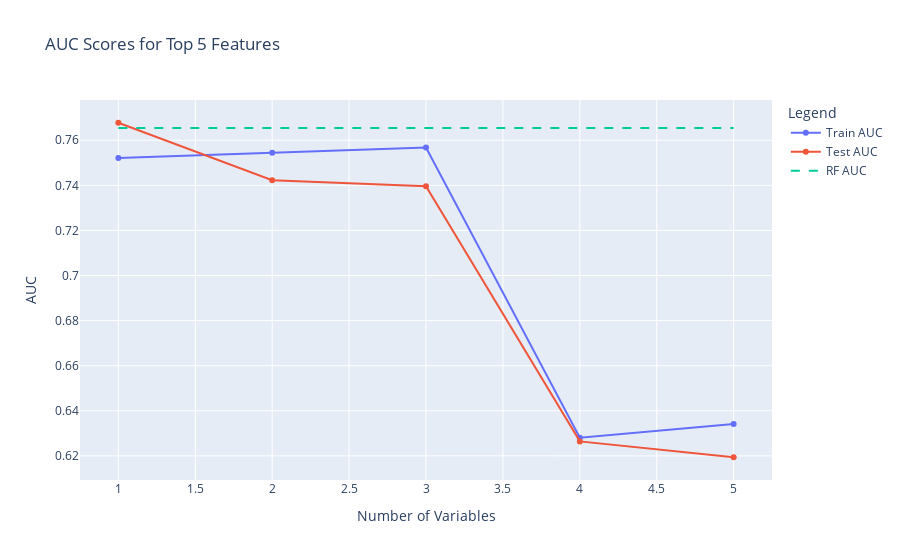
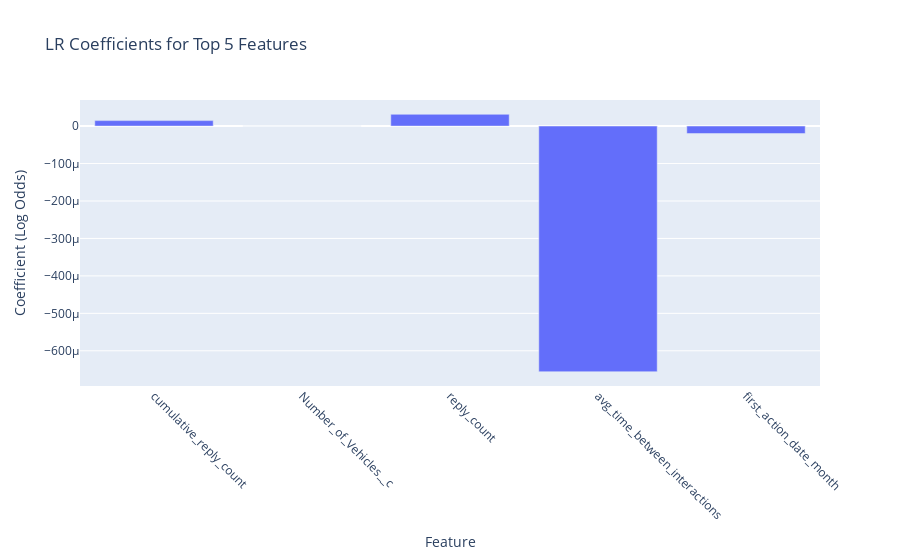
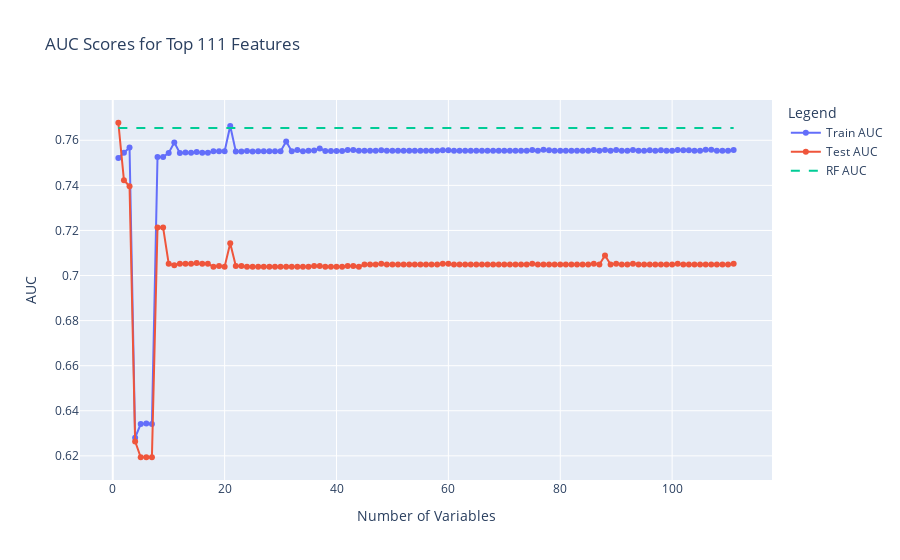
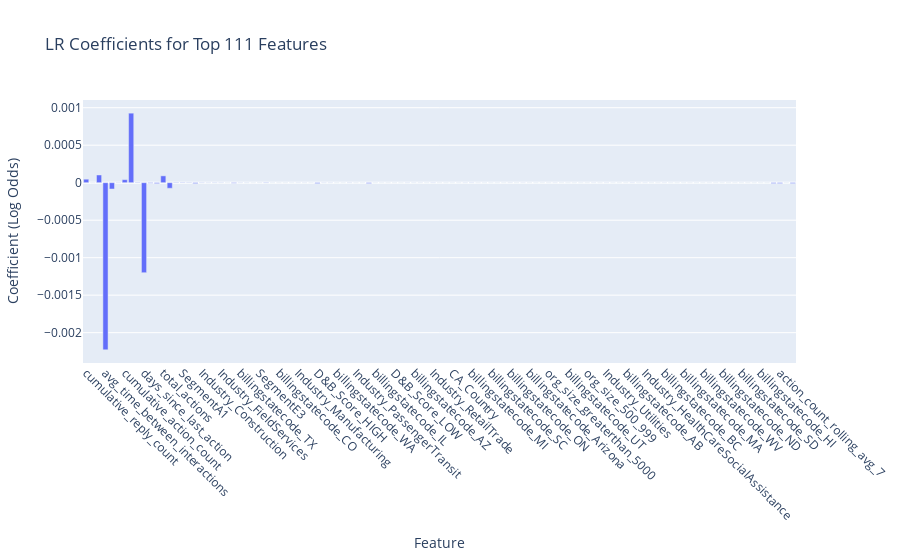

Notebook code for these charts, in order:
### Code cell
# Example usage
plot_results(X_train, y_train, 5)
plot_results(X_train, y_train, len(X_train.columns))

### Figure 1 — Plotly figure (JSON) as saved in the notebook; plotly's stock layout.template omitted (floating-point values rounded to 4 significant figures)
{"data": [{"mode": "lines+markers", "name": "Train AUC", "type": "scatter", "x": [1, 2, 3, 4, 5], "y": [0.7521, 0.7545, 0.7568, 0.6281, 0.6341]}, {"mode": "lines+markers", "name": "Test AUC", "type": "scatter", "x": [1, 2, 3, 4, 5], "y": [0.7678, 0.7423, 0.7396, 0.6264, 0.6194]}, {"line": {"dash": "dash"}, "mode": "lines", "name": "RF AUC", "type": "scatter", "x": [1, 2, 3, 4, 5], "y": [0.7654, 0.7654, 0.7654, 0.7654, 0.7654]}], "layout": {"legend": {"title": {"text": "Legend"}}, "title": {"text": "AUC Scores for Top 5 Features"}, "xaxis": {"title": {"text": "Number of Variables"}}, "yaxis": {"title": {"text": "AUC"}}}}

### Figure 2 — Plotly figure (JSON) as saved in the notebook; plotly's stock layout.template omitted (floating-point values rounded to 4 significant figures)
{"data": [{"type": "bar", "x": ["cumulative_reply_count", "Number_of_Vehicles__c", "reply_count", "avg_time_between_interactions", "first_action_date_month"], "y": [1.453e-05, -4.684e-14, 3.141e-05, -0.0006558, -2.001e-05]}], "layout": {"title": {"text": "LR Coefficients for Top 5 Features"}, "xaxis": {"tickangle": 45, "title": {"text": "Feature"}}, "yaxis": {"title": {"text": "Coefficient (Log Odds)"}}}}

### Figure 3 — Plotly figure (JSON) as saved in the notebook; plotly's stock layout.template omitted (floating-point values rounded to 4 significant figures)
{"data": [{"mode": "lines+markers", "name": "Train AUC", "type": "scatter", "x": [1, 2, 3, 4, 5, 6, 7, 8, 9, 10, 11, 12, 13, 14, 15, 16, 17, 18, 19, 20, 21, 22, 23, 24, 25, 26, 27, 28, 29, 30, 31, 32, 33, 34, 35, 36, 37, 38, 39, 40, 41, 42, 43, 44, 45, 46, 47, 48, 49, 50, 51, 52, 53, 54, 55, 56, 57, 58, 59, 60, 61, 62, 63, 64, 65, 66, 67, 68, 69, 70, 71, 72, 73, 74, 75, 76, 77, 78, 79, 80, 81, 82, 83, 84, 85, 86, 87, 88, 89, 90, 91, 92, 93, 94, 95, 96, 97, 98, 99, 100, 101, 102, 103, 104, 105, 106, 107, 108, 109, 110, 111], "y": [0.7521, 0.7545, 0.7568, 0.6281, 0.6341, 0.6344, 0.6342, 0.7526, 0.7526, 0.7544, 0.759, 0.7544, 0.7546, 0.7544, 0.7548, 0.7545, 0.7545, 0.7552, 0.7551, 0.7552, 0.7663, 0.7551, 0.7551, 0.7553, 0.7551, 0.7551, 0.7551, 0.7551, 0.7552, 0.7552, 0.7595, 0.7551, 0.7556, 0.7551, 0.7553, 0.7555, 0.7564, 0.7553, 0.7553, 0.7553, 0.7553, 0.7557, 0.7557, 0.7553, 0.7553, 0.7553, 0.7553, 0.7556, 0.7553, 0.7553, 0.7553, 0.7553, 0.7553, 0.7553, 0.7553, 0.7553, 0.7553, 0.7553, 0.7556, 0.7556, 0.7553, 0.7553, 0.7553, 0.7553, 0.7553, 0.7553, 0.7553, 0.7553, 0.7553, 0.7553, 0.7553, 0.7553, 0.7553, 0.7553, 0.7556, 0.7553, 0.7558, 0.7555, 0.7553, 0.7553, 0.7553, 0.7553, 0.7553, 0.7553, 0.7553, 0.7556, 0.7553, 0.7557, 0.7553, 0.7557, 0.7553, 0.7553, 0.7557, 0.7553, 0.7553, 0.7555, 0.7553, 0.7555, 0.7553, 0.7553, 0.7557, 0.7555, 0.7555, 0.7553, 0.7553, 0.7558, 0.7558, 0.7553, 0.7553, 0.7553, 0.7557]}, {"mode": "lines+markers", "name": "Test AUC", "type": "scatter", "x": [1, 2, 3, 4, 5, 6, 7, 8, 9, 10, 11, 12, 13, 14, 15, 16, 17, 18, 19, 20, 21, 22, 23, 24, 25, 26, 27, 28, 29, 30, 31, 32, 33, 34, 35, 36, 37, 38, 39, 40, 41, 42, 43, 44, 45, 46, 47, 48, 49, 50, 51, 52, 53, 54, 55, 56, 57, 58, 59, 60, 61, 62, 63, 64, 65, 66, 67, 68, 69, 70, 71, 72, 73, 74, 75, 76, 77, 78, 79, 80, 81, 82, 83, 84, 85, 86, 87, 88, 89, 90, 91, 92, 93, 94, 95, 96, 97, 98, 99, 100, 101, 102, 103, 104, 105, 106, 107, 108, 109, 110, 111], "y": [0.7678, 0.7423, 0.7396, 0.6264, 0.6194, 0.6194, 0.6194, 0.7213, 0.7213, 0.7052, 0.7046, 0.7052, 0.7052, 0.7052, 0.7056, 0.7052, 0.7052, 0.7039, 0.7042, 0.7039, 0.7143, 0.7042, 0.7042, 0.7039, 0.7039, 0.7039, 0.7039, 0.7039, 0.7039, 0.7039, 0.7039, 0.7039, 0.7039, 0.7039, 0.7039, 0.7042, 0.7042, 0.7039, 0.7039, 0.7039, 0.7039, 0.7042, 0.7042, 0.7039, 0.7049, 0.7049, 0.7049, 0.7052, 0.7049, 0.7049, 0.7049, 0.7049, 0.7049, 0.7049, 0.7049, 0.7049, 0.7049, 0.7049, 0.7052, 0.7052, 0.7049, 0.7049, 0.7049, 0.7049, 0.7049, 0.7049, 0.7049, 0.7049, 0.7049, 0.7049, 0.7049, 0.7049, 0.7049, 0.7049, 0.7052, 0.7049, 0.7049, 0.7049, 0.7049, 0.7049, 0.7049, 0.7049, 0.7049, 0.7049, 0.7049, 0.7052, 0.7049, 0.7089, 0.7049, 0.7052, 0.7049, 0.7049, 0.7052, 0.7049, 0.7049, 0.7049, 0.7049, 0.7049, 0.7049, 0.7049, 0.7052, 0.7049, 0.7049, 0.7049, 0.7049, 0.7049, 0.7049, 0.7049, 0.7049, 0.7049, 0.7052]}, {"line": {"dash": "dash"}, "mode": "lines", "name": "RF AUC", "type": "scatter", "x": [1, 2, 3, 4, 5, 6, 7, 8, 9, 10, 11, 12, 13, 14, 15, 16, 17, 18, 19, 20, 21, 22, 23, 24, 25, 26, 27, 28, 29, 30, 31, 32, 33, 34, 35, 36, 37, 38, 39, 40, 41, 42, 43, 44, 45, 46, 47, 48, 49, 50, 51, 52, 53, 54, 55, 56, 57, 58, 59, 60, 61, 62, 63, 64, 65, 66, 67, 68, 69, 70, 71, 72, 73, 74, 75, 76, 77, 78, 79, 80, 81, 82, 83, 84, 85, 86, 87, 88, 89, 90, 91, 92, 93, 94, 95, 96, 97, 98, 99, 100, 101, 102, 103, 104, 105, 106, 107, 108, 109, 110, 111], "y": [0.7654, 0.7654, 0.7654, 0.7654, 0.7654, 0.7654, 0.7654, 0.7654, 0.7654, 0.7654, 0.7654, 0.7654, 0.7654, 0.7654, 0.7654, 0.7654, 0.7654, 0.7654, 0.7654, 0.7654, 0.7654, 0.7654, 0.7654, 0.7654, 0.7654, 0.7654, 0.7654, 0.7654, 0.7654, 0.7654, 0.7654, 0.7654, 0.7654, 0.7654, 0.7654, 0.7654, 0.7654, 0.7654, 0.7654, 0.7654, 0.7654, 0.7654, 0.7654, 0.7654, 0.7654, 0.7654, 0.7654, 0.7654, 0.7654, 0.7654, 0.7654, 0.7654, 0.7654, 0.7654, 0.7654, 0.7654, 0.7654, 0.7654, 0.7654, 0.7654, 0.7654, 0.7654, 0.7654, 0.7654, 0.7654, 0.7654, 0.7654, 0.7654, 0.7654, 0.7654, 0.7654, 0.7654, 0.7654, 0.7654, 0.7654, 0.7654, 0.7654, 0.7654, 0.7654, 0.7654, 0.7654, 0.7654, 0.7654, 0.7654, 0.7654, 0.7654, 0.7654, 0.7654, 0.7654, 0.7654, 0.7654, 0.7654, 0.7654, 0.7654, 0.7654, 0.7654, 0.7654, 0.7654, 0.7654, 0.7654, 0.7654, 0.7654, 0.7654, 0.7654, 0.7654, 0.7654, 0.7654, 0.7654, 0.7654, 0.7654, 0.7654]}], "layout": {"legend": {"title": {"text": "Legend"}}, "title": {"text": "AUC Scores for Top 111 Features"}, "xaxis": {"title": {"text": "Number of Variables"}}, "yaxis": {"title": {"text": "AUC"}}}}

### Figure 4 — Plotly figure (JSON) as saved in the notebook; plotly's stock layout.template omitted (floating-point values rounded to 4 significant figures)
{"data": [{"type": "bar", "x": ["cumulative_reply_count", "Number_of_Vehicles__c", "reply_count", "avg_time_between_interactions", "first_action_date_month", "action_count_lag_1", "cumulative_action_count", "email_interaction_length_days", "action_count_lag_2", "days_since_last_action", "cumulative_click_count", "click_count", "total_actions", "last_action_date_month", "action_count_lag_5", "SegmentA1", "action_count_lag_7", "Has_Website", "Industry_Construction", "Industry_TransportationWarehousing", "SegmentA2", "Industry_FieldServices", "billingstatecode_FL", "org_size_1_99", "billingstatecode_TX", "billingstatecode_CA", "Industry_Unknown", "SegmentE3", "org_size_100_499", "billingstatecode_PA", "billingstatecode_CO", "billingstatecode_MD", "billingstatecode_MN", "Industry_Manufacturing", "Industry_ConsumerProducts", "billingstatecode_NC", "D&B_Score_HIGH", "billingstatecode_NY", "billingstatecode_OH", "billingstatecode_WA", "billingstatecode_OR", "Industry_FoodBeverage", "Industry_PassengerTransit", "billingstatecode_OK", "US_Country", "billingstatecode_IL", "Segment_E", "billingstatecode_CT", "D&B_Score_LOW", "billingstatecode_AR", "billingstatecode_GA", "billingstatecode_AZ", "Industry_WholesaleTrade", "Industry_MQOG", "Industry_RetailTrade", "billingstatecode_LA", "billingstatecode_NJ", "CA_Country", "billingstatecode_TN", "org_size_1000_4999", "billingstatecode_MI", "billingstatecode_ID", "billingstatecode_AK", "billingstatecode_SC", "billingstatecode_AL", "D&B_Score_MEDIUM", "billingstatecode_ON", "billingstatecode_MS", "billingstatecode_MB", "billingstatecode_Arizona", "billingstatecode_KS", "billingstatecode_ME", "org_size_greaterthan_5000", "billingstatecode_IN", "billingstatecode_VI", "billingstatecode_UT", "billingstatecode_DC", "billingstatecode_MO", "org_size_500_999", "billingstatecode_KY", "billingstatecode_NH", "Industry_Utilities", "billingstatecode_NE", "billingstatecode_NS", "billingstatecode_AB", "billingstatecode_WI", "billingstatecode_VA", "Industry_HealthCareSocialAssistance", "billingstatecode_QC", "billingstatecode_IA", "billingstatecode_BC", "billingstatecode_NM", "billingstatecode_RI", "billingstatecode_MA", "billingstatecode_NV", "billingstatecode_VT", "billingstatecode_WV", "Industry_EducationalServices", "billingstatecode_MT", "billingstatecode_ND", "billingstatecode_SK", "billingstatecode_WY", "billingstatecode_SD", "Industry_Government", "billingstatecode_PE", "billingstatecode_HI", "rolling_std_7", "rolling_median_7", "action_count_rolling_avg_7", "billingstatecode_DE", "weekly_interaction_rate"], "y": [4.675e-05, -3.906e-14, 0.000103, -0.002229, -8.463e-05, 1.72e-06, 4.026e-05, 0.0009273, 4.409e-06, -0.001201, -6.492e-06, -1.18e-05, 9.119e-05, -7.451e-05, 4.042e-06, 3.958e-06, 3.032e-06, -1.156e-05, -2.35e-06, -1.272e-06, -2.082e-06, -1.723e-06, 3.46e-07, -6.502e-06, -1.305e-06, -9.504e-07, 2.423e-07, 5.671e-07, -3.316e-06, -3.805e-07, 3.37e-07, 2.624e-07, -4.328e-07, -6.846e-07, -4.926e-07, 1.525e-07, -1.108e-05, -1.053e-06, -1.021e-06, 5.352e-08, -6.299e-09, -1.232e-06, 3.944e-07, -9.569e-08, -1.035e-05, -1.192e-08, -2.819e-07, 2.234e-07, 2.746e-07, 2.029e-08, -7.981e-07, -6.076e-07, -7.165e-07, -2.791e-07, -1.365e-06, 1.447e-07, 9.664e-09, -3.28e-07, -3.661e-07, -7.862e-07, -1.324e-06, 3.553e-07, -2.089e-07, -2.834e-07, -2.902e-07, 1.291e-07, 7.1e-07, -1.263e-07, -4.732e-07, 1.383e-07, -3.91e-07, 1.263e-07, -2.79e-07, -5.183e-07, 1.339e-07, -3.42e-08, -1.342e-07, -3.668e-07, 2.032e-07, -4.94e-07, 2.514e-07, -4.747e-07, -2.414e-07, -4.716e-08, 8.1e-08, -1.052e-06, -2.756e-07, -6.179e-07, 2.845e-08, 3.318e-07, -5.038e-07, -2.524e-07, -2.411e-08, -3.773e-08, 2.403e-07, -2.36e-07, -4.983e-08, -2.36e-07, -1.18e-07, -7.072e-08, -5.254e-09, 1.991e-07, -1.181e-07, 1.255e-07, -1.181e-07, -1.065e-09, 0, -1.068e-05, -1.068e-05, 0, -1.068e-05]}], "layout": {"title": {"text": "LR Coefficients for Top 111 Features"}, "xaxis": {"tickangle": 45, "title": {"text": "Feature"}}, "yaxis": {"title": {"text": "Coefficient (Log Odds)"}}}}
